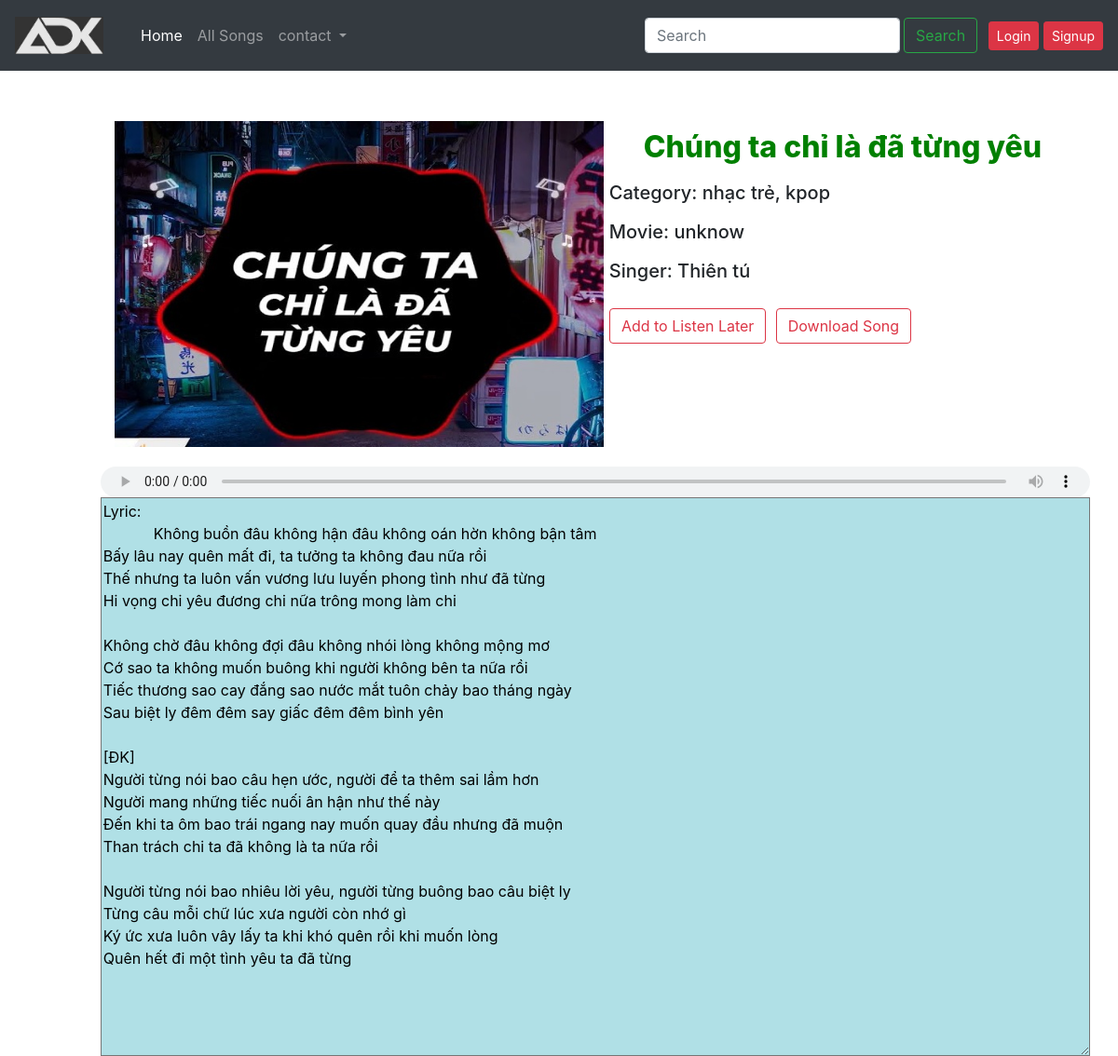
/musics/songs/1, run on the app's committed database.
### musics/models.py (models this page shows, shortened)
class Song(models.Model):
    song_id = models.AutoField(primary_key=True)
    name = models.CharField(max_length=2000)
    singer = models.CharField(max_length=2000)
    tags = models.CharField(max_length=100)
    image = models.ImageField(upload_to='images')
    song = models.FileField(upload_to='images')
    movie = models.CharField(max_length=1000, default="")
    Lyric = models.TextField()

### musics/views.py (the view)
# urls.py: path('songs/<int:id>', views.songpost, name='songpost'),
def songpost(request, id):
    song = Song.objects.filter(song_id=id).first()
    return render(request, 'musics/songpost.html', {'song': song})

### musics/templates/musics/songpost.html (shortened to what this page needs)
{%extends 'musics/basic.html'%}
{% block body %}
<div class="container">
    <div class="row">
        <div class="col-md-6" style="padding-top: 3%;">
            <a target="_blank" href="image">
              <img src="/media/{{song.image}}" alt="" height="350px" width="525px">
            </a>
        </div>
        <div class="col-md-6" style="padding-top: 1%;">
            <h2 class="name">{{song.name}}</h2>
            <h5 class="word">Category: {{song.tags}}</h5>
            <h5 class="word">Movie: {{song.movie}}</h5>
            <h5 class="word">Singer: {{song.singer}}</h5>
            <div style="padding-top: 2%;">
                <div class="row" style="padding-left: 3%">
                    <form action="/musics/watchlater/" method="POST">{% csrf_token %}
                        <button type="submit" class="btn btn-outline-danger" id="submit_btn">Add to Listen Later</button>
                    </form>
                    <a download href="/media/{{song.song}}" style="padding-left: 2%;"><button class="btn btn-outline-danger">Download Song</button></a>
                </div>
            </div>
        </div>
            <audio class="audio" controls>
                <source src="/media/{{song.song}}" type="audio/mpeg">
            </audio>
            <textarea class="lyric" style="height: 600px; width: 100%; background-color: powderblue;">Lyric:
            {{song.Lyric}}</textarea>
    </div>
</div>
{% endblock %}

### musics/static/musics/style.css (style rules this page uses)
div.row { padding-top: 2%; padding-left: 7%; }
h5.word { padding-top: 2%; font-weight: 550; }
audio.audio { padding-top: 2%; width: 1200px; }
h2.name { padding-top: 6%; font-weight: 850; color: green; text-align: center; }

### data on the page
Song: image (picture), name "Chúng ta chỉ là đã từng yêu", tags "nhạc trẻ, kpop", movie "unknow", singer "Thiên tú", Lyric "Lyric: Không buồn đâu không hận đâu không oán hờn không bận tâm Bấy lâu nay quên mất đi, ta tưởng ta không đau nữa rồi Thế nhưng ta luôn vấn vương lưu luyến phong tình như đã từng Hi vọng chi yêu đương chi nữa trông mong làm chi Không chờ đâu không đợi đâu không nhói lòng không mộng mơ Cớ sao ta không muốn buông khi người không bên ta nữa rồi Tiếc thương sao cay đắng sao nước mắt tuôn chảy bao tháng ngày Sau biệt ly đêm đêm say giấc đêm đêm bình yên [ĐK] Người từng nói bao câu hẹn ước, người để ta thêm sai lầm hơn Người mang những tiếc nuối ân hận như thế này Đến khi ta ôm bao trái ngang nay muốn quay đầu nhưng đã muộn Than trách chi ta đã không là ta nữa rồi Người từng nói bao nhiêu lời…"
